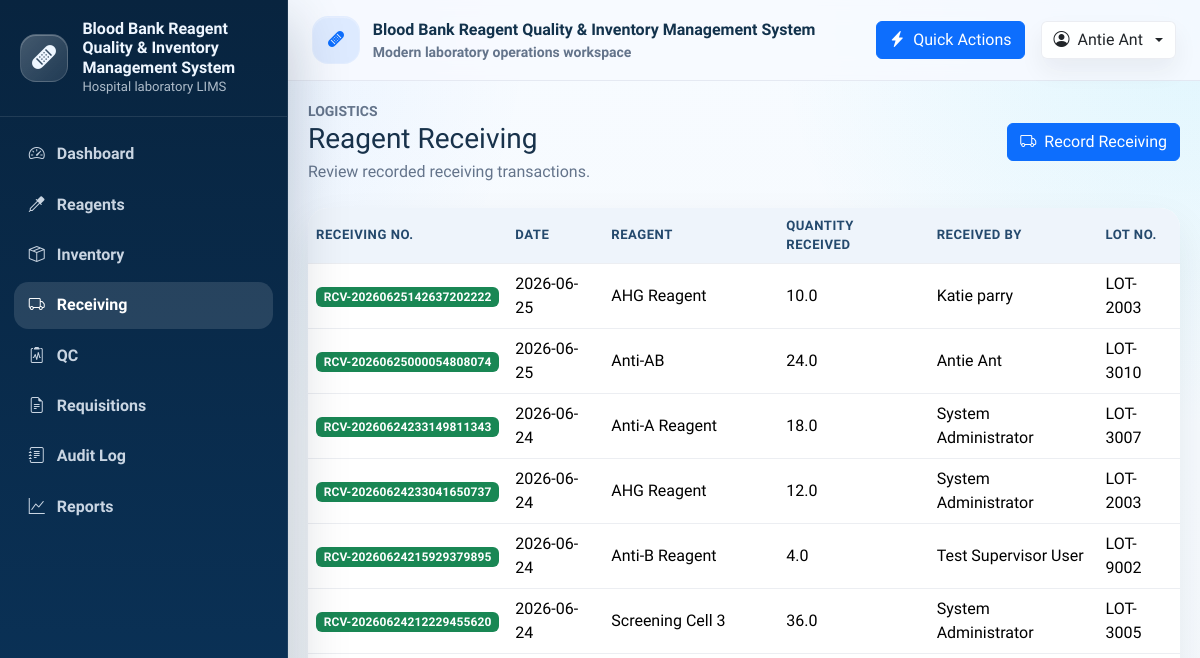
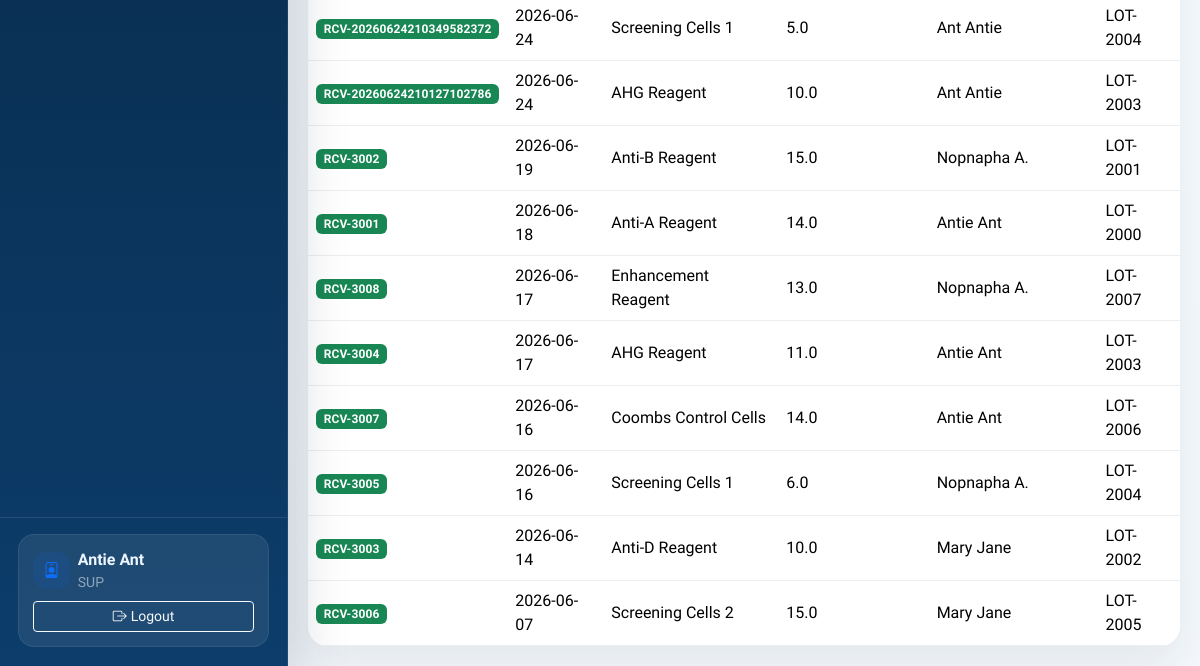
/receiving (signed in), run on an earlier commit of the app's database (2 pictures, top to bottom).
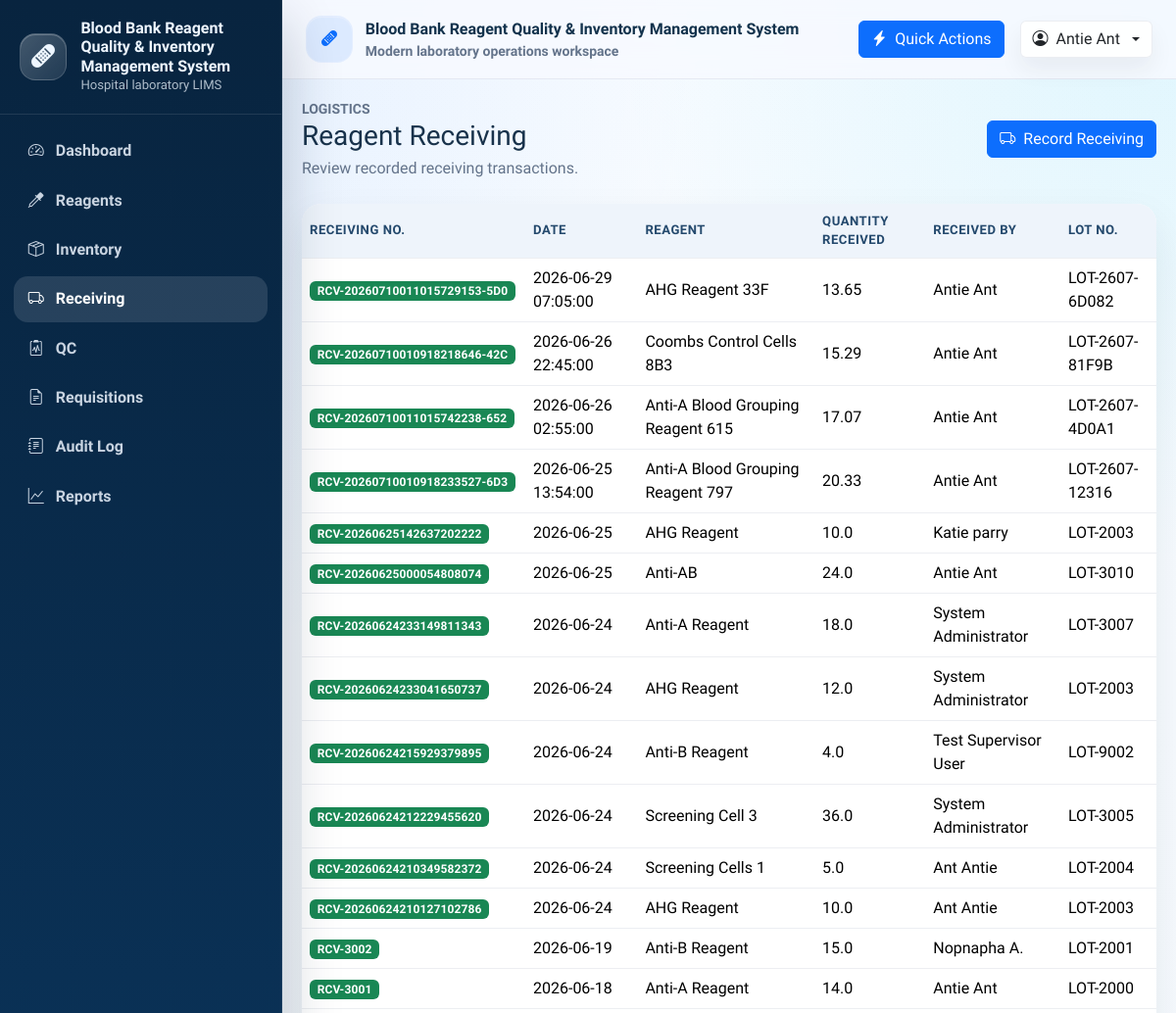
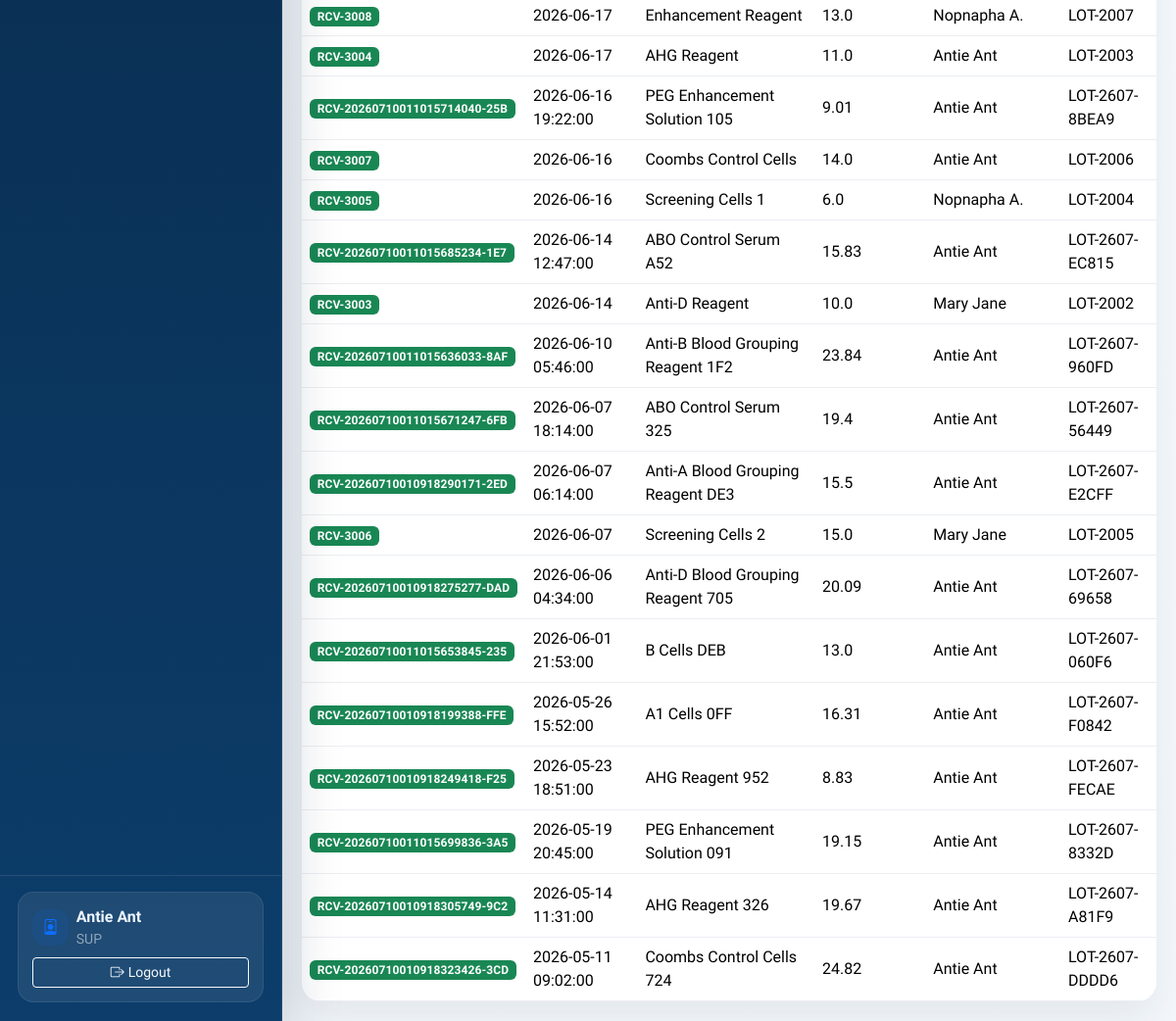
And on a later commit of the database (2 pictures, top to bottom).
### tables this page shows
CREATE TABLE Reagent_Receiving (
    receiving_id INTEGER PRIMARY KEY AUTOINCREMENT,
    receiving_number TEXT NOT NULL UNIQUE,
    request_detail_id INTEGER,
    supplier_id INTEGER NOT NULL,
    received_by_user_id INTEGER NOT NULL,
    inventory_id INTEGER,
    reagent_id INTEGER NOT NULL,
    received_date TEXT NOT NULL DEFAULT CURRENT_TIMESTAMP,
    lot_number TEXT NOT NULL,
    expiry_date TEXT,
    quantity_received REAL NOT NULL,
    unit_cost REAL,
    invoice_number TEXT,
    remarks TEXT,
    created_at TEXT NOT NULL DEFAULT CURRENT_TIMESTAMP,
    updated_at TEXT,
    FOREIGN KEY (request_detail_id) REFERENCES Reagent_Request_Detail(request_detail_id)
        ON UPDATE CASCADE
        ON DELETE SET NULL,
    FOREIGN KEY (supplier_id) REFERENCES Supplier(supplier_id)
        ON UPDATE CASCADE
        ON DELETE RESTRICT,
    FOREIGN KEY (received_by_user_id) REFERENCES User(user_id)
        ON UPDATE CASCADE
        ON DELETE RESTRICT,
    FOREIGN KEY (inventory_id) REFERENCES Inventory(inventory_id)
        ON UPDATE CASCADE
        ON DELETE SET NULL,
    FOREIGN KEY (reagent_id) REFERENCES Reagent(reagent_id)
        ON UPDATE CASCADE
        ON DELETE RESTRICT
);

CREATE TABLE Reagent (
    reagent_id INTEGER PRIMARY KEY AUTOINCREMENT,
    reagent_code TEXT NOT NULL UNIQUE,
    reagent_name TEXT NOT NULL,
    supplier_id INTEGER,
    manufacturer TEXT,
    category TEXT,
    unit_of_measure TEXT NOT NULL,
    storage_condition TEXT,
    critical_level INTEGER NOT NULL DEFAULT 0,
    is_active INTEGER NOT NULL DEFAULT 1 CHECK (is_active IN (0, 1)),
    created_at TEXT NOT NULL DEFAULT CURRENT_TIMESTAMP,
    updated_at TEXT, reagent_type TEXT, lot_number TEXT, manufacturer_date TEXT, expiry_date TEXT, supplier TEXT, minimum_level REAL NOT NULL DEFAULT 0,
    FOREIGN KEY (supplier_id) REFERENCES Supplier(supplier_id)
        ON UPDATE CASCADE
        ON DELETE SET NULL
);

CREATE TABLE User (
    user_id INTEGER PRIMARY KEY AUTOINCREMENT,
    username TEXT NOT NULL UNIQUE,
    password_hash TEXT NOT NULL,
    full_name TEXT NOT NULL,
    email TEXT UNIQUE,
    role TEXT NOT NULL DEFAULT 'staff',
    is_active INTEGER NOT NULL DEFAULT 1 CHECK (is_active IN (0, 1)),
    created_at TEXT NOT NULL DEFAULT CURRENT_TIMESTAMP,
    updated_at TEXT
);

### controller.py (the view)
    @app.route("/receiving")
    @login_required
    def receiving_list():
        return view.render_receiving_list(receiving_records=model.list_receiving())

### model.py (called while the page is built)
def get_db_connection():
    connection = sqlite3.connect(DATABASE_PATH)
    connection.row_factory = sqlite3.Row
    return connection

def get_logged_in_user(user_id):
    with get_db_connection() as connection:
        return connection.execute(
            "SELECT user_id, username, full_name, role FROM User WHERE user_id = ?",
            (user_id,),
        ).fetchone()

def list_receiving():
    with get_db_connection() as connection:
        return connection.execute(
            """
            SELECT
                rr.receiving_id, rr.receiving_number, rr.received_date, rr.quantity_received,
                rr.lot_number, rr.expiry_date, rr.invoice_number, rr.remarks,
                r.reagent_name, u.full_name AS received_by_name
            FROM Reagent_Receiving AS rr
            LEFT JOIN Reagent AS r ON r.reagent_id = rr.reagent_id
            LEFT JOIN User AS u ON u.user_id = rr.received_by_user_id
            ORDER BY rr.received_date DESC, rr.receiving_id DESC
            """
        ).fetchall()

### view.py (called while the page is built)
def render_receiving_list(**context):
    return render_template("receiving/list.html", **context)

### templates/receiving/list.html (shortened to what this page needs)
{% extends "base.html" %}
{% import "_macros.html" as ui %}
{% block content %}
<div class="d-flex flex-column flex-md-row justify-content-between align-items-md-center gap-3 mb-4">
  <div>
    <div class="small text-uppercase text-muted fw-semibold">Logistics</div>
    <h1 class="h3 mb-1">Reagent Receiving</h1>
    <p class="text-muted mb-0">Review recorded receiving transactions.</p>
  </div>
  <a class="btn btn-primary" href="{{ url_for('receiving_add') }}"><i class="bi bi-truck me-2"></i>Record Receiving</a>
</div>
<div class="card border-0">
  <div class="card-body p-0 table-wrapper">
    <div class="table-responsive">
      <table class="table table-hover align-middle" data-datatable="true">
        <thead>
          <tr>
            <th>Receiving No.</th>
            <th>Date</th>
            <th>Reagent</th>
            <th>Quantity Received</th>
            <th>Received By</th>
            <th>Lot No.</th>
          </tr>
        </thead>
        <tbody>
          {% for record in receiving_records %}
            <tr>
              <td><span class="badge status-badge status-success">{{ record.receiving_number }}</span></td>
              <td>{{ record.received_date }}</td>
              <td>{{ record.reagent_name or "-" }}</td>
              <td>{{ record.quantity_received }}</td>
              <td>{{ record.received_by_name or "-" }}</td>
              <td>{{ record.lot_number or "-" }}</td>
            </tr>
          {% else %}
            <tr>
              <td colspan="6" class="text-center text-muted py-4">No receiving records found.</td>
            </tr>
          {% endfor %}
        </tbody>
      </table>
    </div>
  </div>
</div>
{% endblock %}

### templates/navbar.html (shortened to what this page needs)
{% set nav_items = [
  ('dashboard', 'Dashboard', 'bi-speedometer2', 'dashboard'),
  ('reagent_list', 'Reagents', 'bi-eyedropper', 'reagent'),
  ('inventory_list', 'Inventory', 'bi-box-seam', 'inventory'),
  ('receiving_list', 'Receiving', 'bi-truck', 'receiving'),
  ('qc_list', 'QC', 'bi-clipboard2-pulse', 'qc'),
  ('request_history', 'Requisitions', 'bi-file-earmark-text', 'request'),
  ('audit_log', 'Audit Log', 'bi-journal-text', 'audit'),
  ('reports', 'Reports', 'bi-graph-up', 'reports'),
] %}
<aside class="sidebar d-none d-lg-flex">
  <div class="sidebar-brand">
    <div class="brand-mark">
      <i class="bi bi-bandaid-fill fs-4"></i>
    </div>
    <div>
      <div class="brand-title">Blood Bank Reagent Quality & Inventory Management System</div>
      <div class="brand-subtitle">Hospital laboratory LIMS</div>
    </div>
  </div>
  <nav class="sidebar-nav nav flex-column">
    <a class="nav-link {% if request.endpoint == 'dashboard' %}active{% endif %}" href="{{ url_for('dashboard') }}">
      <i class="bi bi-speedometer2"></i>
      <span>Dashboard</span>
    </a>
    {% if g.user %}
      {% for endpoint, label, icon, token in nav_items[1:] %}
        {% if endpoint != 'audit_log' or g.user.role in ['SUP', 'ADM'] %}
        <a class="nav-link {% if token in (request.endpoint or '') %}active{% endif %}" href="{{ url_for(endpoint) }}">
          <i class="bi {{ icon }}"></i>
          <span>{{ label }}</span>
        </a>
        {% endif %}
      {% endfor %}
    {% else %}
      <a class="nav-link {% if request.endpoint == 'login' %}active{% endif %}" href="{{ url_for('login') }}">
        <i class="bi bi-box-arrow-in-right"></i>
        <span>Login</span>
      </a>
    {% endif %}
  </nav>
  <div class="sidebar-footer">
    {% if g.user %}
      <div class="sidebar-user">
        <div class="d-flex align-items-center gap-2 mb-2">
          <div class="activity-dot bg-soft-primary">
            <i class="bi bi-person-badge"></i>
          </div>
          <div class="min-w-0">
            <div class="fw-semibold text-truncate">{{ g.user.full_name or g.user.username }}</div>
            <div class="small text-white-50 text-uppercase">{{ g.user.role or 'staff' }}</div>
          </div>
        </div>
        <a class="btn btn-outline-light btn-sm w-100" href="{{ url_for('logout') }}">
          <i class="bi bi-box-arrow-right me-1"></i>Logout
        </a>
      </div>
    {% else %}
      <div class="small text-white-50">
        Public dashboard access is available. Sign in to manage records.
      </div>
    {% endif %}
  </div>
</aside>

What changed in the data, as far as the page shows it:
added Reagent_Receiving: receiving_number "RCV-20260710011015729153-5D0", received_date "2026-06-29 07:05:00", reagent_name "AHG Reagent 33F", quantity_received "13.65", full_name "Antie Ant", lot_number "LOT-2607-6D082"
added Reagent_Receiving: receiving_number "RCV-20260710010918218646-42C", received_date "2026-06-26 22:45:00", reagent_name "Coombs Control Cells 8B3", quantity_received "15.29", full_name "Antie Ant", lot_number "LOT-2607-81F9B"
added Reagent_Receiving: receiving_number "RCV-20260710011015742238-652", received_date "2026-06-26 02:55:00", reagent_name "Anti-A Blood Grouping Reagent 615", quantity_received "17.07", full_name "Antie Ant", lot_number "LOT-2607-4D0A1"
added Reagent_Receiving: receiving_number "RCV-20260710010918233527-6D3", received_date "2026-06-25 13:54:00", reagent_name "Anti-A Blood Grouping Reagent 797", quantity_received "20.33", full_name "Antie Ant", lot_number "LOT-2607-12316"
added Reagent_Receiving: receiving_number "RCV-20260710011015714040-25B", received_date "2026-06-16 19:22:00", reagent_name "PEG Enhancement Solution 105", quantity_received "9.01", full_name "Antie Ant", lot_number "LOT-2607-8BEA9"
added Reagent_Receiving: receiving_number "RCV-20260710011015685234-1E7", received_date "2026-06-14 12:47:00", reagent_name "ABO Control Serum A52", quantity_received "15.83", full_name "Antie Ant", lot_number "LOT-2607-EC815"
added Reagent_Receiving: receiving_number "RCV-20260710011015636033-8AF", received_date "2026-06-10 05:46:00", reagent_name "Anti-B Blood Grouping Reagent 1F2", quantity_received "23.84", full_name "Antie Ant", lot_number "LOT-2607-960FD"
added Reagent_Receiving: receiving_number "RCV-20260710011015671247-6FB", received_date "2026-06-07 18:14:00", reagent_name "ABO Control Serum 325", quantity_received "19.4", full_name "Antie Ant", lot_number "LOT-2607-56449"
added Reagent_Receiving: receiving_number "RCV-20260710010918290171-2ED", received_date "2026-06-07 06:14:00", reagent_name "Anti-A Blood Grouping Reagent DE3", quantity_received "15.5", full_name "Antie Ant", lot_number "LOT-2607-E2CFF"
added Reagent_Receiving: receiving_number "RCV-20260710010918275277-DAD", received_date "2026-06-06 04:34:00", reagent_name "Anti-D Blood Grouping Reagent 705", quantity_received "20.09", full_name "Antie Ant", lot_number "LOT-2607-69658"
added Reagent_Receiving: receiving_number "RCV-20260710011015653845-235", received_date "2026-06-01 21:53:00", reagent_name "B Cells DEB", quantity_received "13.0", full_name "Antie Ant", lot_number "LOT-2607-060F6"
added Reagent_Receiving: receiving_number "RCV-20260710010918199388-FFE", received_date "2026-05-26 15:52:00", reagent_name "A1 Cells 0FF", quantity_received "16.31", full_name "Antie Ant", lot_number "LOT-2607-F0842"
added Reagent_Receiving: receiving_number "RCV-20260710010918249418-F25", received_date "2026-05-23 18:51:00", reagent_name "AHG Reagent 952", quantity_received "8.83", full_name "Antie Ant", lot_number "LOT-2607-FECAE"
added Reagent_Receiving: receiving_number "RCV-20260710011015699836-3A5", received_date "2026-05-19 20:45:00", reagent_name "PEG Enhancement Solution 091", quantity_received "19.15", full_name "Antie Ant", lot_number "LOT-2607-8332D"
added Reagent_Receiving: receiving_number "RCV-20260710010918305749-9C2", received_date "2026-05-14 11:31:00", reagent_name "AHG Reagent 326", quantity_received "19.67", full_name "Antie Ant", lot_number "LOT-2607-A81F9"
added Reagent_Receiving: receiving_number "RCV-20260710010918323426-3CD", received_date "2026-05-11 09:02:00", reagent_name "Coombs Control Cells 724", quantity_received "24.82", full_name "Antie Ant", lot_number "LOT-2607-DDDD6"
